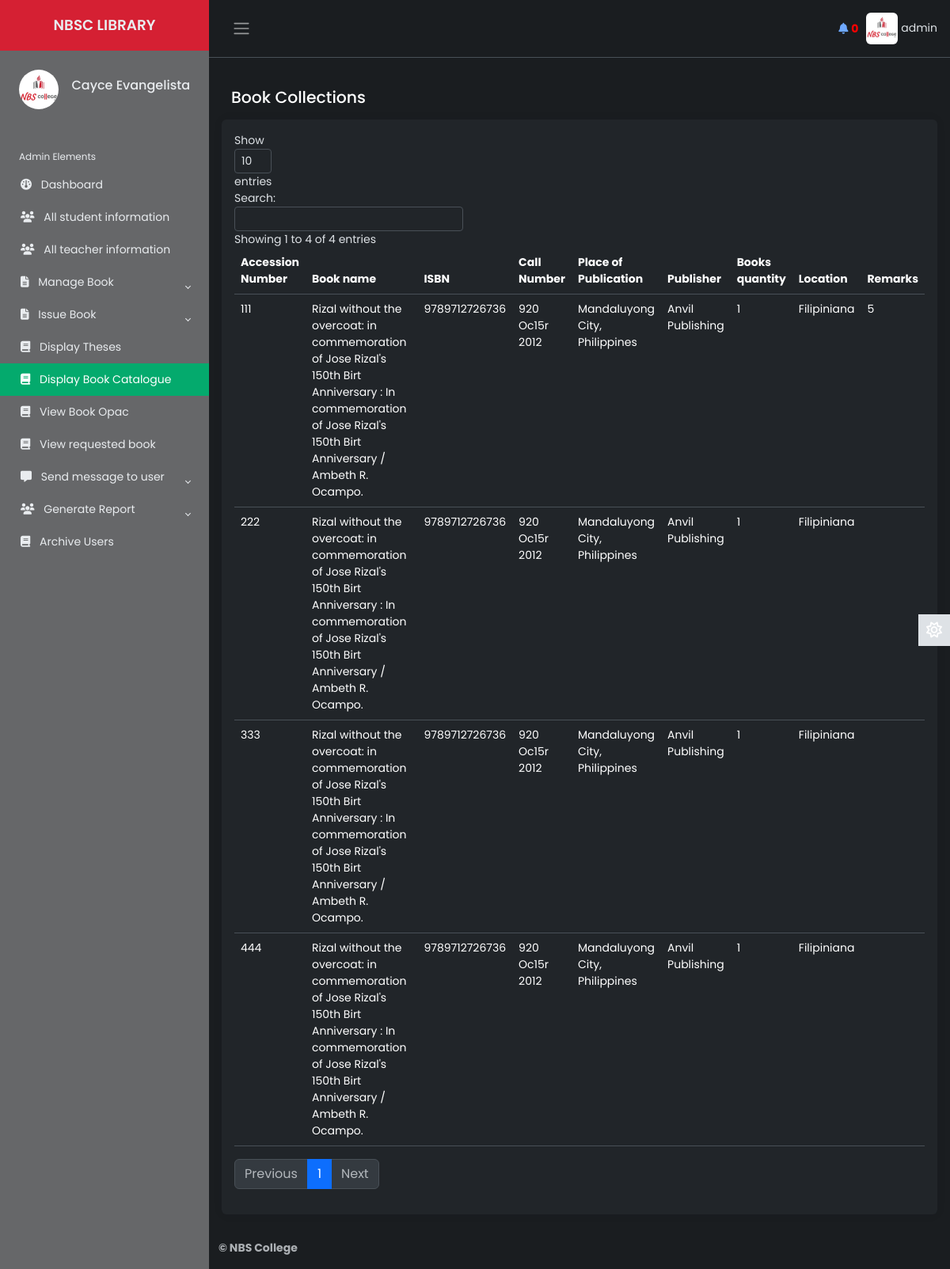
Page /Source/librarian/manage-book.php (signed in) on the earlier database version.
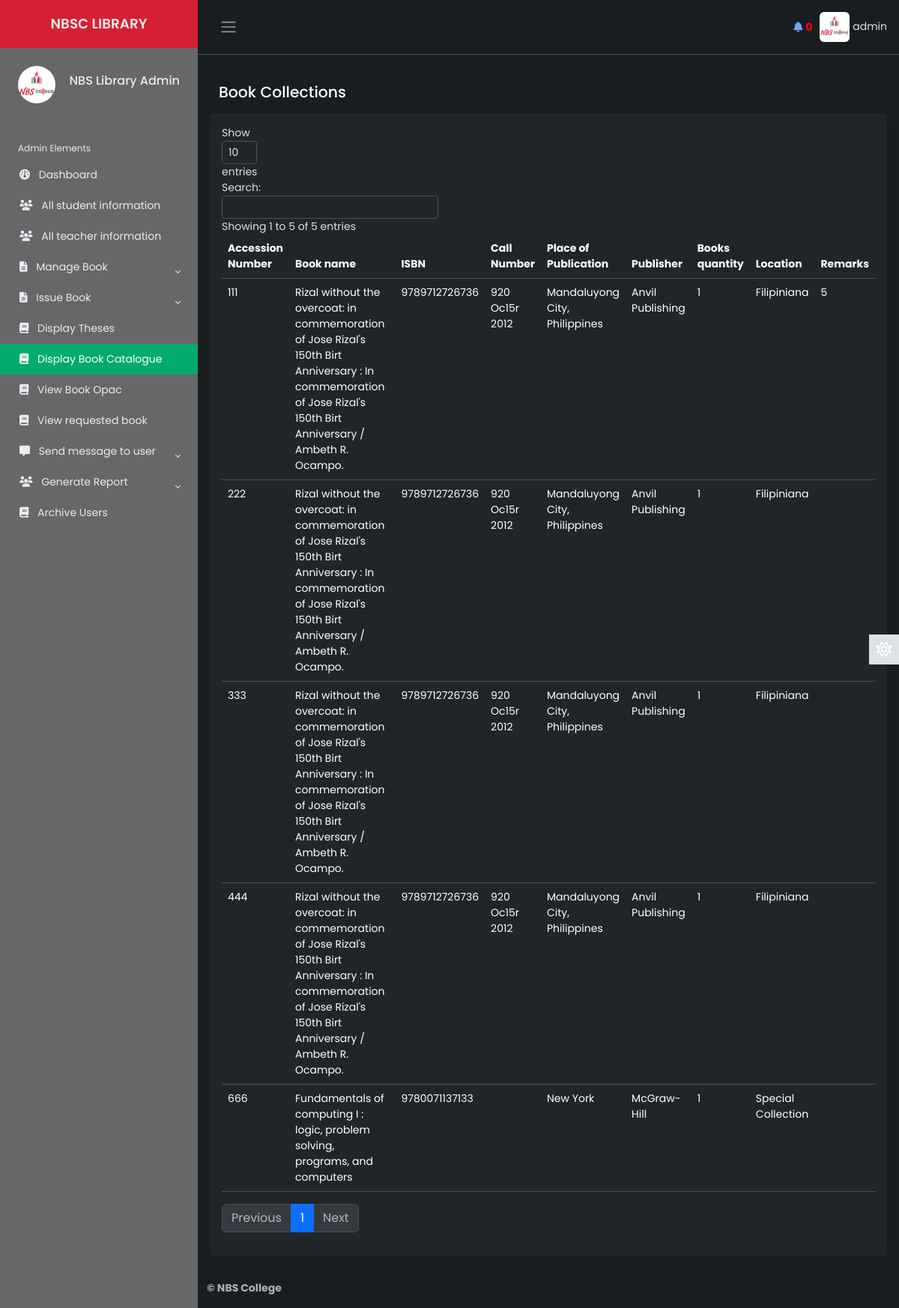
Same page on the later database version.
### tables this page shows
CREATE TABLE `lib_registration` (
  `id` int(2) NOT NULL,
  `name` varchar(50) NOT NULL,
  `username` varchar(20) NOT NULL,
  `password` varchar(20) NOT NULL,
  `email` varchar(50) NOT NULL,
  `phone` varchar(20) NOT NULL,
  `address` varchar(100) NOT NULL,
  `photo` varchar(500) NOT NULL,
  `status` varchar(7) NOT NULL
);

CREATE TABLE `book_module` (
  `accession_number` varchar(255) NOT NULL,
  `title_proper` varchar(5000) NOT NULL,
  `responsibility` varchar(5000) NOT NULL,
  `preffered_title` varchar(1000) NOT NULL,
  `parallel_title` varchar(1000) NOT NULL,
  `main_creator` varchar(1000) NOT NULL,
  `add_entry_creator` varchar(1000) NOT NULL,
  `contributors` varchar(1000) NOT NULL,
  `add_entry_corporate` varchar(1000) NOT NULL,
  `place_of_publication` varchar(1000) NOT NULL,
  `publisher` varchar(1000) NOT NULL,
  `date_of_publication` varchar(1000) NOT NULL,
  `edition` varchar(1000) NOT NULL,
  `extent_of_text` varchar(1000) NOT NULL,
  `illustrations` varchar(1000) NOT NULL,
  `dimension` varchar(100) NOT NULL,
  `acc_materials` varchar(1000) NOT NULL,
  `series` varchar(100) NOT NULL,
  `supp_content` varchar(100) NOT NULL,
  `ISBN` varchar(100) NOT NULL,
  `content_type` varchar(100) NOT NULL,
  `media_type` varchar(100) NOT NULL,
  `carrier_type` varchar(100) NOT NULL,
  `URL` varchar(5000) NOT NULL,
  `subject_type` varchar(20) NOT NULL,
  `subject_info` varchar(5000) NOT NULL,
  `call_number_type` varchar(100) NOT NULL,
  `call_number_info` varchar(100) NOT NULL,
  `language` varchar(100) NOT NULL,
  `library_location` varchar(100) NOT NULL,
  `electronic_access` varchar(100) NOT NULL,
  `book_image` varchar(100) NOT NULL,
  `entered_by` varchar(100) NOT NULL,
  `updated_by` varchar(100) NOT NULL,
  `date_entered` varchar(100) NOT NULL,
  `date_updated` varchar(100) NOT NULL,
  `quantity` varchar(100) NOT NULL,
  `available` varchar(100) NOT NULL,
  `location` varchar(100) NOT NULL,
  `content_notes` varchar(5000) NOT NULL,
  `abstract` varchar(5000) NOT NULL,
  `review` varchar(5000) NOT NULL,
  `remarks` varchar(255) NOT NULL
);

### Source/librarian/manage-book.php (the view, shortened to what the changed rows need)
       <?php
   include 'inc/connection.php';
   include 'inc/header.php';
?>
           <main class="content px-3 py-2">
           <div class="card border-0">
                       <div class="card-body" >
                           <table class="table table-hover text-left" id="dtBasicExample">
                               <thead>
                                   <tr >
                                   <th class="col">Accession Number</th>
                                   <th class="col">Book name</th>
                                   <th class="col">ISBN</th>
                                   <th class="col">Call Number</th>
                                   <th class="col">Place of Publication</th>
                                   <th class="col">Publisher</th>
                                   <th class="col">Books quantity</th>
                                   <th class="col">Location</th>
                                   <th class="col">Remarks</th>
                                   </tr>
                               </thead>
                               <tbody>
                               <?php
                               $res = mysqli_query($link, "select * from book_module");
                               while ($row = mysqli_fetch_array($res)) {
                                   echo "<tr>";
                                   echo "<td>";
                                   echo $row["accession_number"];
                                   echo "</td>";
                                   echo "<td>";
                                   echo $row["title_proper"];
                                   echo "</td>";
                                   echo "<td>";
                                   echo $row["ISBN"];
                                   echo "</td>";
                                   echo "<td>";
                                   echo $row["call_number_info"];
                                   echo "</td>";
                                   echo "<td>";
                                   echo $row["place_of_publication"];
                                   echo "</td>";
                                   echo "<td>";
                                   echo $row["publisher"];
                                   echo "</td>";
                                   echo "<td>";
                                   echo $row["available"];
                                   echo "</td>";
                                   echo "<td>";
                                   echo $row["location"];
                                   echo "</td>";
                                   echo "<td>";
                                   echo $row["remarks"];
                                   echo "</td>";
                               }
                                ?>
                               </tbody>
                           </table>
                       </div>
                   </div>
                   </main>

### Source/librarian/inc/header.php (shortened to what the changed rows need)
<?php
    include 'inc/connection.php';
 ?>
<!DOCTYPE html>
<html lang="en" data-bs-theme="dark">
<head>
    <link href="https://cdn.datatables.net/v/dt/jszip-3.10.1/dt-2.0.3/b-3.0.1/b-html5-3.0.1/b-print-3.0.1/datatables.min.css" rel="stylesheet">
    <link rel="stylesheet" href="inc/css/bootstrap.min.css">
    <link rel="stylesheet" href="inc/css/custom1.css">
    <link rel="stylesheet" href="inc/css/animate.css">
</head>
<body>
    <div class="wrapper">
    <aside id="sidebar" class="js-sidebar">
            <div class="h-100">
                <ul class="sidebar-nav">
                    <li class="sidebar-header">
                        <span>
                        <?php
                            $res = mysqli_query($link, "select * from lib_registration where username='".$_SESSION['username']."'");
                            while ($row = mysqli_fetch_array($res)){
                                ?><img src="<?php echo $row["photo"]; ?> " height="50px" width="50px" alt="something wrong" class="rounded-circle"></a> <?php
                            }
                        ?>
                        </span>
                        <h6 style="float: right; margin-top: 10px;">
							<?php
								$res = mysqli_query($link, "select * from lib_registration where username='".$_SESSION['username']."'");
								while ($row = mysqli_fetch_array($res)){
								$name  =  $row["name"];
								echo $name;
								}
							?>
            			</h6>
                    </li>
                    <br>
                </ul>
            </div>
        </aside>
        <div class="main">
            <nav class="navbar navbar-expand px-3 border-bottom">
                <div class="navbar-collapse navbar">
                        <li class="nav-item dropdown">
								<?php
                                     $res = mysqli_query($link, "select * from lib_registration where username='".$_SESSION['username']."'");
                                     while ($row = mysqli_fetch_array($res)){
                                         ?><a href="#" data-bs-toggle="dropdown" class="nav-icon pe-md-0" style="color: inherit;"><img src="<?php echo $row["photo"]; ?>" alt=""class="avatar img-fluid rounded"> <span><?php echo $_SESSION["username"]; ?></span></a> <?php
                                     }
                                ?>
                        </li>
                </div>
            </nav>
</body>
</html>

Differences in the rows shown:
changed lib_registration: name "Cayce Evangelista" → "NBS Library Admin"
added book_module: accession_number "666", title_proper "Fundamentals of computing I : logic, problem solving, programs, and computers", ISBN "9780071137133", place_of_publication "New York", publisher "McGraw-Hill", available "1", location "Special Collection"
Other differences:
text written by a page script: "Show entries Search: Showing 1 to 4 of 4 entries Previous 1 Next" → "Show entries Search: Showing 1 to 5 of 5 entries Previous 1 Next"
